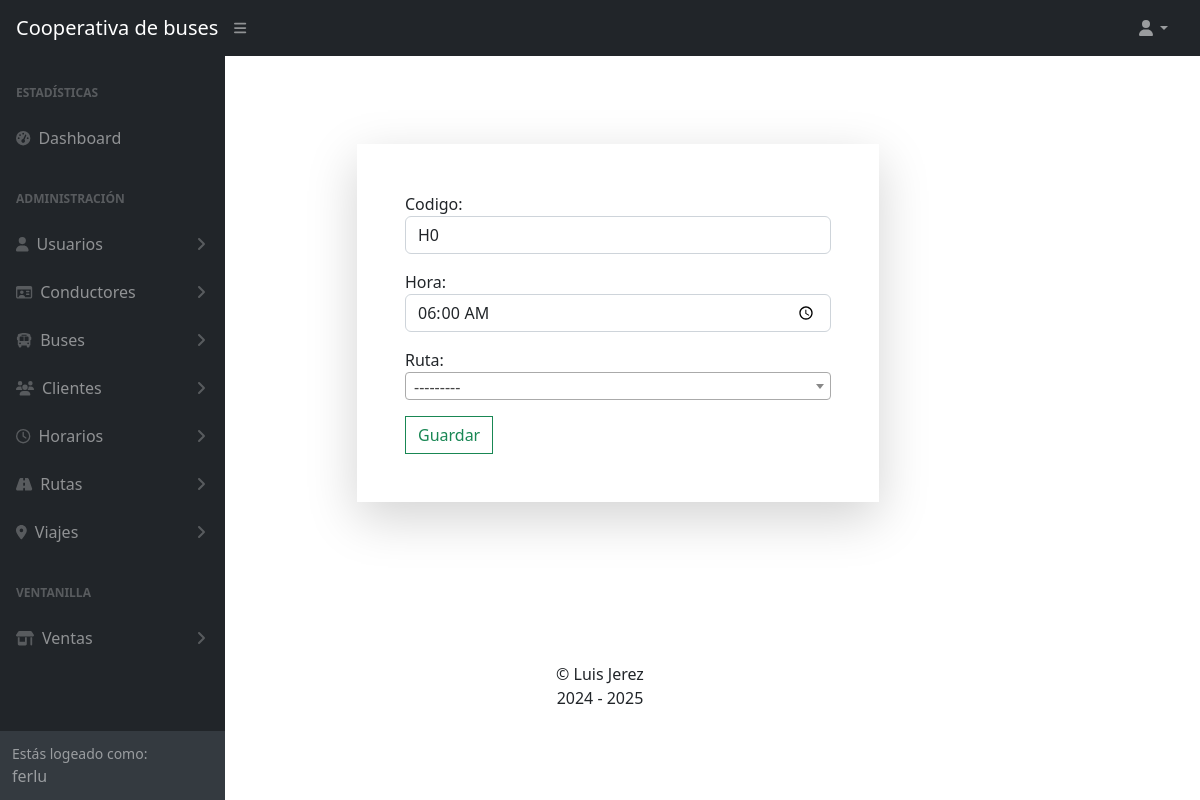
/horarios/administracion/editar/1 (signed in), run on an earlier commit of the app's database.
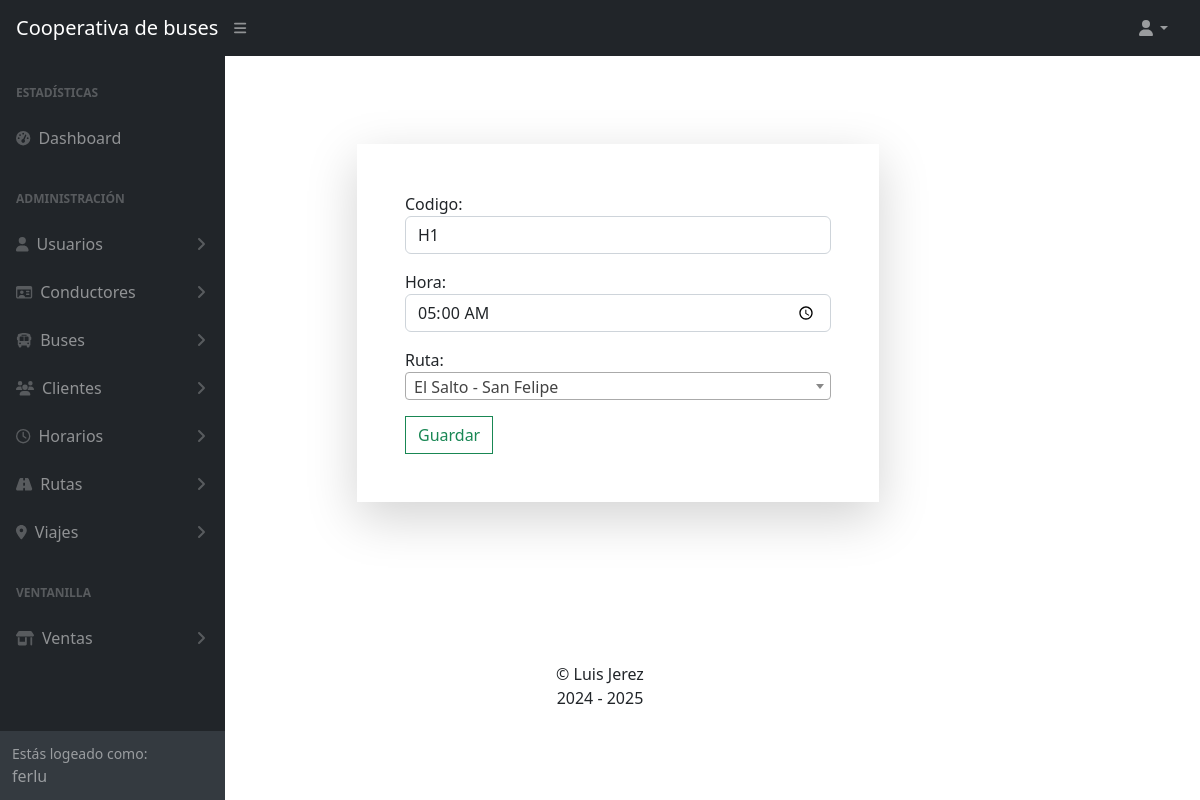
And on a later commit of the database.
### Apps/horarios/models.py (models this page shows, shortened)
class Horario(models.Model):
    id = models.AutoField(primary_key=True)
    codigo = models.CharField(max_length=10, unique=True)
    hora = models.TimeField()
    ruta = models.ForeignKey(Ruta, related_name='ruta_del_horario', on_delete=models.DO_NOTHING, blank=True, null=True)

### Apps/horarios/views.py (the view)
# urls.py: path('administracion/editar/<int:id>', views.editar),
@staff_member_required(login_url='/usuarios/login/')
def editar(request, id):
    horario = Horario.objects.get(id=id)
    form = HorarioForm(instance=horario)
    if request.method == 'POST':
        try:
            form = HorarioForm(request.POST, instance = horario)
            if form.is_valid():
                form.save()
                messages.success(request, 'Se editó con éxito el Horario')
            else:
                messages.warning(request, 'Rellena los campos adecuadamente')
        except Exception as e:
            messages.error(request, e)
            return render(request, 'administracion_horarios.html', {'formulario':form,
                                                               'titulo':'Administración de HORARIOS'})
        return redirect('/horarios/')
    else:
        return render(request, 'administracion_horarios.html', {'formulario':form,
                                                       'titulo':'Administración de HORARIOS'})

### Apps/horarios/models.py
class HorarioForm(forms.ModelForm):
    class Meta:
        model = Horario
        fields = '__all__'
        widgets={
            'codigo' : forms.TextInput(attrs={'class':'form-control'}),
            'hora' : forms.TimeInput(attrs={'class':'form-control', 'type':'time'}),
            'ruta' : forms.Select(attrs={'class':'form-select select2'}),
        }

### Apps/rutas/models.py (called while the page is built)
    def __str__(self):
        return f'{self.partida} - {self.destino}'

### Apps/horarios/templates/administracion_horarios.html (shortened to what this page needs)
{% extends 'base.html' %}
{% block body %}
<div class="container-lg m-5 p-5">
    <div class="d-flex justify-content-center align-items-center">
        <div class="shadow-lg w-50 p-5 m-5">
            <form method="post">
                {{formulario.as_p}}
                <button type="submit" class="rounded-0 btn btn-outline-success">Guardar</button>
            </form>
        </div>
    </div>
</div>
{% endblock %}

What changed in the data, as far as the page shows it:
changed Horario: codigo "H0" → "H1"; hora "06:00:00" → "05:00:00"
Also different on the page:
text no longer shown: "Codigo: Hora: --------- Ruta:"
text now shown: "Codigo: Hora: El Salto - San Felipe Ruta:"
